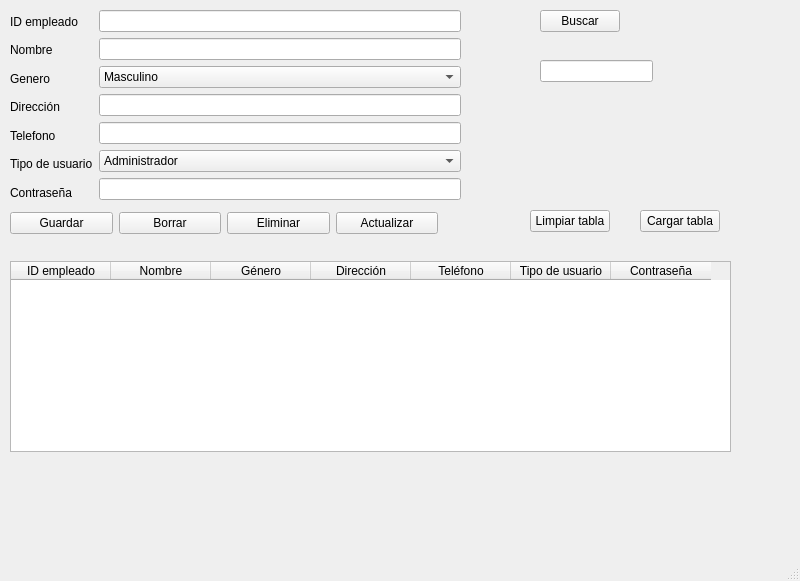
<?xml version="1.0" encoding="UTF-8"?>
<ui version="4.0">
 <class>MainWindow</class>
 <widget class="QMainWindow" name="MainWindow">
  <property name="geometry">
   <rect>
    <x>0</x>
    <y>0</y>
    <width>800</width>
    <height>581</height>
   </rect>
  </property>
  <property name="windowTitle">
   <string>Empleados | Desarrollado por Pablo Perez</string>
  </property>
  <widget class="QWidget" name="centralwidget">
   <widget class="QWidget" name="layoutWidget">
    <property name="geometry">
     <rect>
      <x>10</x>
      <y>10</y>
      <width>451</width>
      <height>194</height>
     </rect>
    </property>
    <layout class="QHBoxLayout" name="horizontalLayout">
     <item>
      <layout class="QVBoxLayout" name="verticalLayout">
       <item>
        <widget class="QLabel" name="label">
         <property name="text">
          <string>ID empleado</string>
         </property>
        </widget>
       </item>
       <item>
        <widget class="QLabel" name="label_5">
         <property name="text">
          <string>Nombre</string>
         </property>
        </widget>
       </item>
       <item>
        <widget class="QLabel" name="label_2">
         <property name="text">
          <string>Genero</string>
         </property>
        </widget>
       </item>
       <item>
        <widget class="QLabel" name="label_7">
         <property name="text">
          <string>Dirección</string>
         </property>
        </widget>
       </item>
       <item>
        <widget class="QLabel" name="label_4">
         <property name="text">
          <string>Telefono</string>
         </property>
        </widget>
       </item>
       <item>
        <widget class="QLabel" name="label_6">
         <property name="text">
          <string>Tipo de usuario</string>
         </property>
        </widget>
       </item>
       <item>
        <widget class="QLabel" name="label_3">
         <property name="text">
          <string>Contraseña</string>
         </property>
        </widget>
       </item>
      </layout>
     </item>
     <item>
      <layout class="QVBoxLayout" name="verticalLayout_2">
       <item>
        <widget class="QLineEdit" name="lineEditIdEmployee"/>
       </item>
       <item>
        <widget class="QLineEdit" name="lineEditName"/>
       </item>
       <item>
        <widget class="QComboBox" name="comboBoxGenre">
         <item>
          <property name="text">
           <string>Masculino</string>
          </property>
         </item>
         <item>
          <property name="text">
           <string>Femenino</string>
          </property>
         </item>
         <item>
          <property name="text">
           <string>Otro</string>
          </property>
         </item>
        </widget>
       </item>
       <item>
        <widget class="QLineEdit" name="lineEditAddress"/>
       </item>
       <item>
        <widget class="QLineEdit" name="lineEditPhone"/>
       </item>
       <item>
        <widget class="QComboBox" name="comboBoxUserType">
         <item>
          <property name="text">
           <string>Administrador</string>
          </property>
         </item>
         <item>
          <property name="text">
           <string>Usuario</string>
          </property>
         </item>
        </widget>
       </item>
       <item>
        <widget class="QLineEdit" name="lineEditPassword"/>
       </item>
      </layout>
     </item>
    </layout>
   </widget>
   <widget class="QTableWidget" name="employeeTable">
    <property name="geometry">
     <rect>
      <x>10</x>
      <y>261</y>
      <width>721</width>
      <height>191</height>
     </rect>
    </property>
    <column>
     <property name="text">
      <string>ID empleado</string>
     </property>
    </column>
    <column>
     <property name="text">
      <string>Nombre</string>
     </property>
    </column>
    <column>
     <property name="text">
      <string>Género</string>
     </property>
    </column>
    <column>
     <property name="text">
      <string>Dirección</string>
     </property>
    </column>
    <column>
     <property name="text">
      <string>Teléfono</string>
     </property>
    </column>
    <column>
     <property name="text">
      <string>Tipo de usuario</string>
     </property>
    </column>
    <column>
     <property name="text">
      <string>Contraseña</string>
     </property>
    </column>
   </widget>
   <widget class="QWidget" name="layoutWidget">
    <property name="geometry">
     <rect>
      <x>10</x>
      <y>210</y>
      <width>428</width>
      <height>26</height>
     </rect>
    </property>
    <layout class="QHBoxLayout" name="horizontalLayout_3">
     <item>
      <layout class="QHBoxLayout" name="horizontalLayout_2">
       <item>
        <widget class="QPushButton" name="pushButtonSave">
         <property name="text">
          <string>Guardar</string>
         </property>
        </widget>
       </item>
       <item>
        <widget class="QPushButton" name="pushButtonClear">
         <property name="text">
          <string>Borrar</string>
         </property>
        </widget>
       </item>
       <item>
        <widget class="QPushButton" name="pushButtonDelete">
         <property name="text">
          <string>Eliminar</string>
         </property>
        </widget>
       </item>
       <item>
        <widget class="QPushButton" name="pushButtonUpdate">
         <property name="text">
          <string>Actualizar</string>
         </property>
        </widget>
       </item>
      </layout>
     </item>
    </layout>
   </widget>
   <widget class="QLineEdit" name="lineEditSearch">
    <property name="geometry">
     <rect>
      <x>540</x>
      <y>60</y>
      <width>113</width>
      <height>22</height>
     </rect>
    </property>
   </widget>
   <widget class="QPushButton" name="pushButtonSearch">
    <property name="geometry">
     <rect>
      <x>540</x>
      <y>10</y>
      <width>80</width>
      <height>22</height>
     </rect>
    </property>
    <property name="text">
     <string>Buscar</string>
    </property>
   </widget>
   <widget class="QPushButton" name="pushButtonClearTable">
    <property name="geometry">
     <rect>
      <x>530</x>
      <y>210</y>
      <width>80</width>
      <height>22</height>
     </rect>
    </property>
    <property name="text">
     <string>Limpiar tabla</string>
    </property>
   </widget>
   <widget class="QPushButton" name="pushButtonLoadData">
    <property name="geometry">
     <rect>
      <x>640</x>
      <y>210</y>
      <width>80</width>
      <height>22</height>
     </rect>
    </property>
    <property name="text">
     <string>Cargar tabla</string>
    </property>
   </widget>
  </widget>
  <widget class="QMenuBar" name="menubar">
   <property name="geometry">
    <rect>
     <x>0</x>
     <y>0</y>
     <width>800</width>
     <height>19</height>
    </rect>
   </property>
  </widget>
  <widget class="QStatusBar" name="statusbar"/>
 </widget>
 <resources/>
 <connections/>
</ui>
